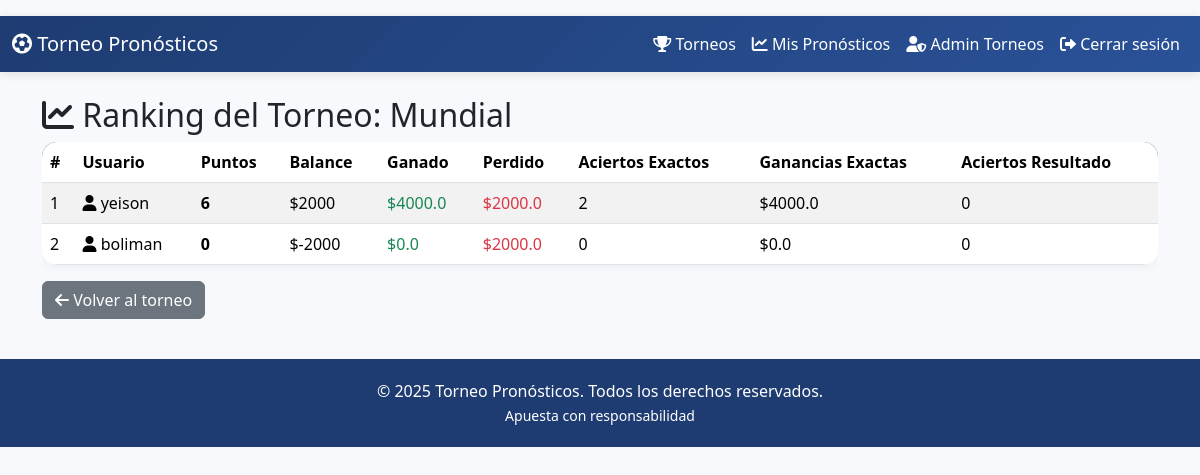
The page /tournaments/1/ranking (signed in) on the database its author committed.
### src/models/entities/Tournament.py (models this page shows, shortened)
class Tournament(db.Model):
    __tablename__ = 'tournament'
    id = db.Column(db.Integer, primary_key=True)
    name = db.Column(db.String(255), nullable=False)
    start_date = db.Column(db.DateTime, nullable=True)
    end_date = db.Column(db.DateTime, nullable=True)
    status = db.Column(db.String(50), default='active')
    global_pool = db.Column(db.Float, default=0.0)
    matches = db.relationship('Partido', backref='tournament', lazy=True)

### src/models/entities/TournamentStats.py (models this page shows, shortened)
class TournamentStats(db.Model):
    __tablename__ = 'tournament_stats'
    id = db.Column(db.Integer, primary_key=True)
    user_id = db.Column(db.Integer, db.ForeignKey('user.id'), nullable=False)
    tournament_id = db.Column(db.Integer, db.ForeignKey('tournament.id'), nullable=False)
    points = db.Column(db.Integer, default=0)
    balance = db.Column(db.Integer, default=0)
    total_won = db.Column(db.Float, default=0)
    total_lost = db.Column(db.Float, default=0)
    exact_predictions = db.Column(db.Integer, default=0)
    exact_earnings = db.Column(db.Float, default=0.0)
    correct_outcome_predictions = db.Column(db.Integer, default=0)
    user = db.relationship('User', backref='tournament_stats')
    __table_args__ = (db.UniqueConstraint('user_id', 'tournament_id', name='_user_tournament_uc'),)

### src/models/entities/User.py (models this page shows, shortened)
class User(db.Model):
    id = db.Column(db.Integer, primary_key=True)
    username = db.Column(db.String(100))
    password = db.Column(db.String(100))
    is_admin = db.Column(db.Boolean, default=False)
    balance = db.Column(db.Float, default=0.0)
    points = db.Column(db.Integer, default=0)
    total_won = db.Column(db.Float, default=0.0)
    total_lost = db.Column(db.Float, default=0.0)

### src/routes/tournaments.py (the view)
@tournaments_bp.route('/<int:id>/ranking')
@login_required
def ranking(id):
    tournament = Tournament.query.get_or_404(id)
    stats = TournamentStats.query.filter_by(tournament_id=id).join(User).order_by(
        TournamentStats.points.desc(), TournamentStats.balance.desc()
    ).all()
    return render_template('tournaments/ranking.html', tournament=tournament, stats=stats)

### src/app.py (called while the page is built)
@app.context_processor
def inject_user():
    from models.entities.User import User
    from flask import session
    user = None
    if 'user_id' in session:
        user = User.query.get(session['user_id'])
    return dict(current_user=user)

### src/utils/helpers.py (called while the page is built)
def login_required(f):
    @wraps(f)
    def decorated_function(*args, **kwargs):
        if 'user_id' not in session:
            flash('Por favor, inicia sesión para acceder a esta página.', 'warning')
            return redirect(url_for('auth.login'))
        return f(*args, **kwargs)
    return decorated_function

### src/templates/tournaments/ranking.html (shortened to what this page needs)
{% extends "base.html" %}
{% block body %}
{% include 'partials/navbar.html' %}
<div class="container mt-4">
    <h2><i class="fas fa-chart-line"></i> Ranking del Torneo: {{ tournament.name }}</h2>
    <div class="table-responsive">
        <table class="table table-striped align-middle">
            <thead>
                <tr>
                    <th>#</th>
                    <th>Usuario</th>
                    <th>Puntos</th>
                    <th>Balance</th>
                    <th>Ganado</th>
                    <th>Perdido</th>
                    <th>Aciertos Exactos</th>
                    <th>Ganancias Exactas</th>
                    <th>Aciertos Resultado</th>
                </tr>
            </thead>
            <tbody>
                {% for s in stats %}
                <tr>
                    <td>{{ loop.index }}</td>
                    <td><i class="fas fa-user"></i> {{ s.user.username }}</td>
                    <td class="fw-bold">{{ s.points }}</td>
                    <td>${{ s.balance }}</td>
                    <td class="text-success">${{ s.total_won }}</td>
                    <td class="text-danger">${{ s.total_lost }}</td>
                    <td>{{ s.exact_predictions }}</td>
                    <td>${{ s.exact_earnings }}</td>
                    <td>{{ s.correct_outcome_predictions }}</td>
                </tr>
                {% endfor %}
            </tbody>
        </table>
    </div>
    <a href="{{ url_for('tournaments.view_tournament', id=tournament.id) }}" class="btn btn-secondary">
        <i class="fas fa-arrow-left"></i> Volver al torneo
    </a>
</div>
{% endblock %}

### src/static/css/custom.css (style rules this page uses)
body { background: #f8f9fc; font-family: 'Segoe UI', Tahoma, Geneva, Verdana, sans-serif; }
.table { background: white; border-radius: 15px; overflow: hidden; box-shadow: 0 2px 10px rgba(0,0,0,0.05); }
.table thead { background: #1e3c72; color: white; }
.table-striped tbody tr:nth-of-type(odd) { background-color: #f2f6fc; }

### rows shown on the page
Tournament: name "Mundial"
TournamentStats: user.username "yeison", points "6", balance "2000", total_won "4000.0", total_lost "2000.0", exact_predictions "2", exact_earnings "4000.0", correct_outcome_predictions "0"
TournamentStats: user.username "boliman", points "0", balance "-2000", total_won "0.0", total_lost "2000.0", exact_predictions "0", exact_earnings "0.0", correct_outcome_predictions "0"
